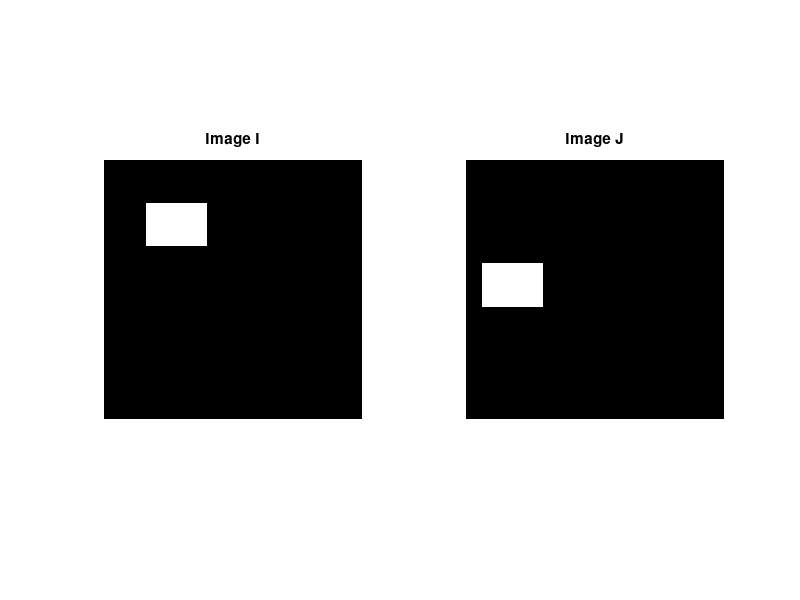
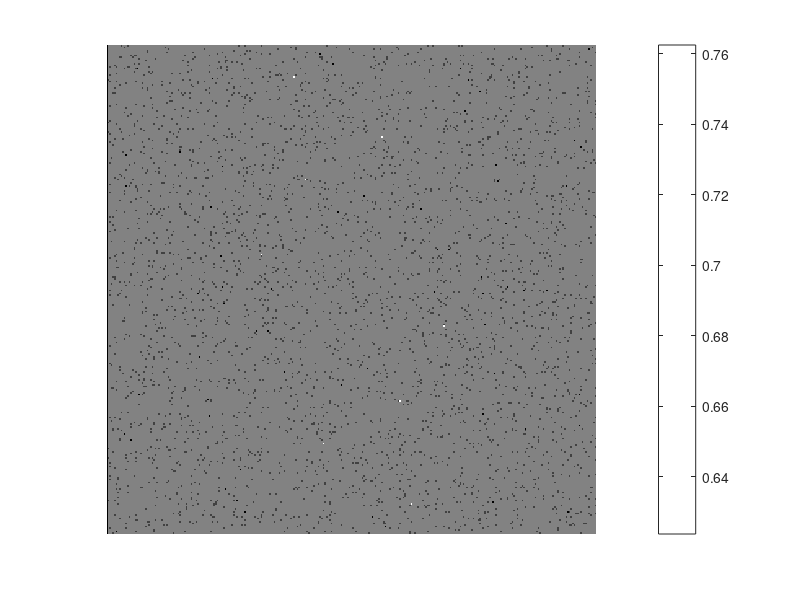

Source code (MATLAB) for these figures, in order: (Note: this script raises an error after producing the figures.)
%% MyMainScript

tic;
%% Your code here
I = zeros(300);
I(50:100, 50:120) = 255;
J = zeros(300);
J(120:170, 20:90) = 255;
figure(1);
subplot(121); imshow(I); title("Image I"); subplot(122); imshow(J); title("Image J");

f1 = fftshift(fft2(I)); f2 = fftshift(fft2(J));
f = (f1 .* conj(f2))./(abs(f1 .* f2));
lf = log(abs(f) + 1);
figure(2); imshow(lf, [min(lf(:)), max(lf(:))]); colormap jet; colorbar; impixelinfo; title("log(|F(u,v)| + 1) [This should be constant]")
g = real(ifft2(f));
figure(3);
imshow(g/max(g(:))); title("Shift neede for Restoration")
impixelinfo;


clear;
close all;
A = zeros(512);
B = A;
A(50:100,50:100) = 1;
B(120:170,20:70) = 1;

figure(1); imshow(A); figure(2); imshow(B);

FA = fftshift(fft2(A));
lFA = log(abs(FA)+1); figure(3); imshow(lFA,[min(lFA(:)) max(lFA(:))]); colormap('jet'); colorbar;
FB = fftshift(fft2(B));
lFB = log(abs(FB)+1); figure(4); imshow(lFB,[min(lFB(:)) max(lFB(:))]); colormap('jet'); colorbar;
pause(1);

FC = ((FA)'.*FB)./(abs(FA.*FB));
C = ifft2((FC));
figure; imshow(C/max(C(:)));
impixelinfo;


% In probability theory and statistics, a collection of random variables is independent and identically 
% distributed if each random variable has the same probability distribution as the others and all are mutually
% independent. This property is usually abbreviated as i.i.d. or iid or IID

% How to add zero mean Gaussian noise of sd=20
% im1 = im + randn(size(im))*20;


toc;
